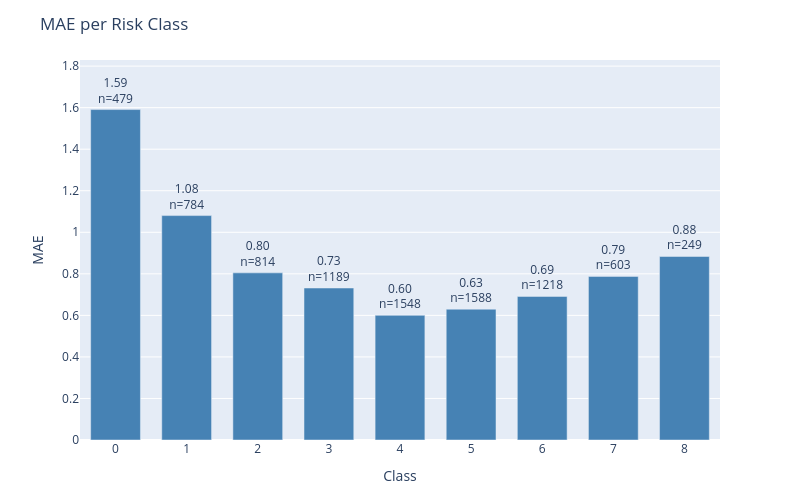

Here is the notebook cell this chart was saved with:
### Code cell
plot_error_by_group(
    df=results_test,
    y_true_col='actual',
    y_pred_col='prediction',
    group_by='class',
    metric='mae',
    title='MAE per Risk Class'
)

### Figure 1 — Plotly figure (JSON) as saved in the notebook; plotly's stock layout.template omitted (floating-point values rounded to 4 significant figures)
{"data": [{"marker": {"color": "steelblue"}, "text": ["1.59<br>n=479", "1.08<br>n=784", "0.80<br>n=814", "0.73<br>n=1189", "0.60<br>n=1548", "0.63<br>n=1588", "0.69<br>n=1218", "0.79<br>n=603", "0.88<br>n=249"], "textposition": "outside", "type": "bar", "x": ["0", "1", "2", "3", "4", "5", "6", "7", "8"], "y": [1.591, 1.08, 0.8047, 0.7317, 0.6001, 0.6297, 0.6913, 0.7877, 0.8835]}], "layout": {"bargap": 0.3, "height": 500, "margin": {"b": 60, "t": 60}, "title": {"text": "MAE per Risk Class"}, "uniformtext": {"minsize": 8, "mode": "hide"}, "width": 800, "xaxis": {"title": {"text": "Class"}}, "yaxis": {"range": [0, 1.829], "title": {"text": "MAE"}}}}
